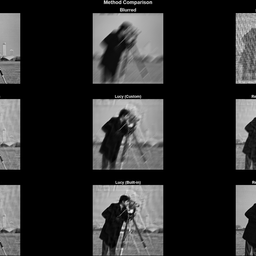
%> input picture results/figures/exp1_method_comparison.png (cropped and resized to the size of MATLAB's example picture, made grey), 256 x 256 px, given in place of cameraman.tif, which was not available
$ octave --eval "exp5_convergence;"   (GNU Octave 9; MATLAB toolbox functions it lacks are replaced by stand-ins)
%> lines starting %> are read from the running program, lines starting %| are printed output that depends on the picture; pictures that were not available may be replaced by others from this repository, and a replacement may not be noted
### utils/load_image.m
function img = load_image(varargin)
% LOAD_IMAGE  Get a grayscale image for the deblurring experiments.
%
% Usage:
%   img = load_image()              % opens file dialog
%   img = load_image('path/to/img') % loads from path
%   img = load_image('skip')        % uses cameraman.tif silently (for CI/batch)
%
% Returns a double-precision grayscale image in [0, 1].

% ---- Decide source ----
if nargin == 0
    % Interactive: open file picker
    [f, p] = uigetfile( ...
        {'*.png;*.jpg;*.jpeg;*.tif;*.tiff;*.bmp', ...
        'Image Files (*.png, *.jpg, *.tif, *.bmp)'; ...
        '*.*', 'All Files (*.*)'}, ...
        'Select an image to deblur');
    if isequal(f, 0)
        fprintf('  [load_image] No file selected. Using cameraman.tif.\n');
        img = im2double(imread('cameraman.tif'));
        return;
    end
    path = fullfile(p, f);
elseif nargin == 1 && strcmpi(varargin{1}, 'skip')
    img = im2double(imread('cameraman.tif'));
    return;
else
    path = varargin{1};
end

% ---- Load ----
try
    img = imread(path);
catch e
    fprintf('  [load_image] Could not read %s: %s\n', path, e.message);
    fprintf('  [load_image] Falling back to cameraman.tif.\n');
    img = im2double(imread('cameraman.tif'));
%> img: size 256x256 double; min 0, max 0.941, mean 0.178
    return;
end

% ---- Handle RGB or RGBA ----
if size(img, 3) == 3
    img = rgb2gray(img);
elseif size(img, 3) == 4
    img = rgb2gray(img(:, :, 1:3));
end

% ---- Convert to double in [0, 1] ----
img = im2double(img);

% ---- Resize if too large ----
MAX_DIM = 512;
[m, n] = size(img);
if max(m, n) > MAX_DIM
    scale = MAX_DIM / max(m, n);
    img = imresize(img, scale);
    fprintf('  [load_image] Resized from %dx%d to %dx%d.\n', ...
        m, n, size(img, 1), size(img, 2));
end
end

### utils/generate_blur.m
function [blurred, PSF] = generate_blur(image, len, theta, noise_sigma)
%> called with len = 30, theta = 45
    % Generate motion blur and optional noise
    PSF = fspecial('motion', len, theta);
    PSF = PSF / sum(PSF(:));  % Normalize!

    blurred = imfilter(image, PSF, 'conv', 'circular');
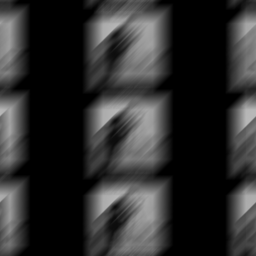
%> blurred: size 256x256 double; min 0, max 0.724, mean 0.178

    if nargin > 3 && noise_sigma > 0
        blurred = imnoise(blurred, 'gaussian', 0, noise_sigma);
    end
end

### utils/fig_manager.m
function h = fig_manager(type)
% Manages two shared figures: "All Plots" and "All Image Grids"

hPlots  = getappdata(0, 'hPlots');
hGrids  = getappdata(0, 'hGrids');
tlPlots = getappdata(0, 'tlPlots');
tabGrp  = getappdata(0, 'tabGrp');

if isempty(hPlots) || ~isvalid(hPlots)
    hPlots = figure('Name', 'All Plots', 'NumberTitle', 'off', ...
        'Position', [50 50 1300 800]);
    tlPlots = tiledlayout(hPlots, 2, 2, ...
        'TileSpacing', 'compact', 'Padding', 'compact');
    title(tlPlots, 'Motion Deblurring — All Plots', ...
        'FontSize', 14, 'FontWeight', 'bold');
    setappdata(0, 'hPlots', hPlots);
    setappdata(0, 'tlPlots', tlPlots);
end

if isempty(hGrids) || ~isvalid(hGrids)
    hGrids = figure('Name', 'All Image Grids', 'NumberTitle', 'off', ...
        'Position', [50 50 1500 900]);
    tabGrp = uitabgroup(hGrids, 'Position', [0.01 0.01 0.98 0.98]);
    setappdata(0, 'hGrids', hGrids);
    setappdata(0, 'tabGrp', tabGrp);
end

switch type
    case 'plots_fig';  h = hPlots;
    case 'plots_tl';   h = tlPlots;
    case 'grids_fig';  h = hGrids;
    case 'tabs';       h = tabGrp;
end
end

### experiments/exp5_convergence.m
function exp5_convergence()

    original = load_image(getappdata(0, 'DIP_image_path'));
    if min(size(original)) < 128
        fprintf('  [warning] Image is smaller than 128x128; some blurs may exceed image bounds.\n');
    end

    [blurred, PSF] = generate_blur(original, 30, 45);
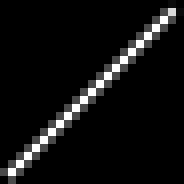
%> PSF: size 23x23 double (shown 8 times larger); min 0, max 0.0301, mean 0.00189; drawn with min black and max white
    iterations = [1, 5, 10, 15, 20, 25, 30, 40, 50];
    psnr_custom  = zeros(1, 9); psnr_builtin = zeros(1, 9);
    ssim_custom  = zeros(1, 9); ssim_builtin = zeros(1, 9);

    % Custom Lucy tab
    tab1 = uitab(fig_manager('tabs'), 'Title', 'Exp5: Custom Lucy');
%> the run ends on the next line
    tl1 = tiledlayout(tab1, 3, 3, 'TileSpacing', 'compact', 'Padding', 'compact');
    title(tl1, 'Custom Lucy-Richardson', 'FontSize', 12, 'FontWeight', 'bold');

    % Built-in Lucy tab
    tab2 = uitab(fig_manager('tabs'), 'Title', 'Exp5: Built-in Lucy');
    tl2 = tiledlayout(tab2, 3, 3, 'TileSpacing', 'compact', 'Padding', 'compact');
    title(tl2, 'Built-in Lucy-Richardson', 'FontSize', 12, 'FontWeight', 'bold');

    for i = 1:9
        r_c = custom_lucy(blurred, PSF, iterations(i));
        r_b = deconvlucy(blurred, PSF, iterations(i));
        psnr_custom(i) = psnr(r_c, original);  psnr_builtin(i) = psnr(r_b, original);
        ssim_custom(i) = ssim(r_c, original);  ssim_builtin(i) = ssim(r_b, original);

        nexttile(tl1, i); imshow(r_c);
        title(sprintf('it=%d  %.1f dB', iterations(i), psnr_custom(i)), 'FontSize', 9);

        nexttile(tl2, i); imshow(r_b);
        title(sprintf('it=%d  %.1f dB', iterations(i), psnr_builtin(i)), 'FontSize', 9);
    end

    ax = nexttile(fig_manager('plots_tl'), 4);
    plot(iterations, psnr_custom, 'o-', 'LineWidth', 2, 'DisplayName', 'Custom');
    hold on;
    plot(iterations, psnr_builtin, 's-', 'LineWidth', 2, 'DisplayName', 'Built-in');
    xlabel('Iterations'); ylabel('PSNR (dB)');
    title('Exp5: Lucy-Richardson Convergence');
    legend('Location', 'best'); grid on;

    fprintf('\n=== Experiment 5: Convergence ===\n');
    fprintf('%-6s %-10s %-10s %-10s %-10s\n', ...
        'Iter', 'Cust PSNR', 'Bltn PSNR', 'Cust SSIM', 'Bltn SSIM');
    fprintf('%s\n', repmat('-', 1, 55));
    for i = 1:9
        fprintf('%-6d %-10.2f %-10.2f %-10.4f %-10.4f\n', ...
            iterations(i), psnr_custom(i), psnr_builtin(i), ...
            ssim_custom(i), ssim_builtin(i));
    end

    T = table(iterations(:), psnr_custom(:), psnr_builtin(:), ...
              ssim_custom(:), ssim_builtin(:), ...
        'VariableNames', {'Iterations','Custom_PSNR','BuiltIn_PSNR', ...
                          'Custom_SSIM','BuiltIn_SSIM'});
    writetable(T, 'results/metrics/exp5_convergence.csv');
    save('results/metrics/exp5_convergence.mat', ...
        'iterations', 'psnr_custom', 'psnr_builtin', ...
        'ssim_custom', 'ssim_builtin');
    fprintf('  [saved] exp5\n');

    drawnow;
    save_tab(tl1, 'results/figures/exp5_convergence_custom_images.png');
    save_tab(tl2, 'results/figures/exp5_convergence_builtin_images.png');
    clone_axes(ax, 'results/figures/exp5_convergence.png');

end

$ run again, on results/figures/exp2_noise_robustness.png (cropped and resized to the size of MATLAB's example picture, made grey)
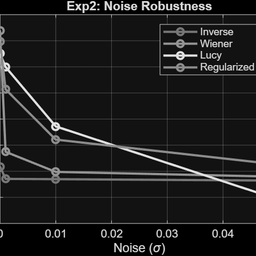
%> input picture results/figures/exp2_noise_robustness.png (cropped and resized to the size of MATLAB's example picture, made grey), 256 x 256 px, given in place of cameraman.tif, which was not available
%> in generate_blur, `blurred = imfilter(image, PSF, 'conv', 'circular');`:
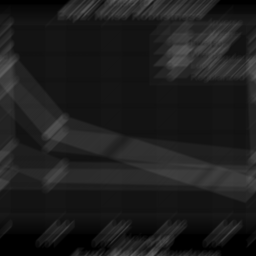
%> blurred: size 256x256 double; min 0, max 0.374, mean 0.115

$ run again, on results/figures/exp2_noise_robustness_images.png (cropped and resized to the size of MATLAB's example picture, made grey)
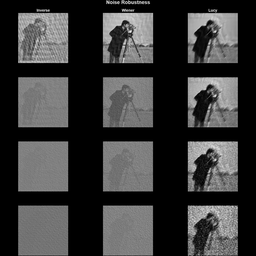
%> input picture results/figures/exp2_noise_robustness_images.png (cropped and resized to the size of MATLAB's example picture, made grey), 256 x 256 px, given in place of cameraman.tif, which was not available
%> in generate_blur, `blurred = imfilter(image, PSF, 'conv', 'circular');`:
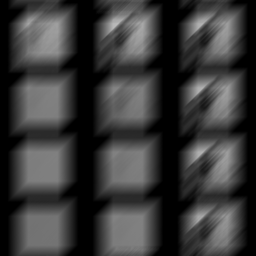
%> blurred: size 256x256 double; min 0, max 0.735, mean 0.225
